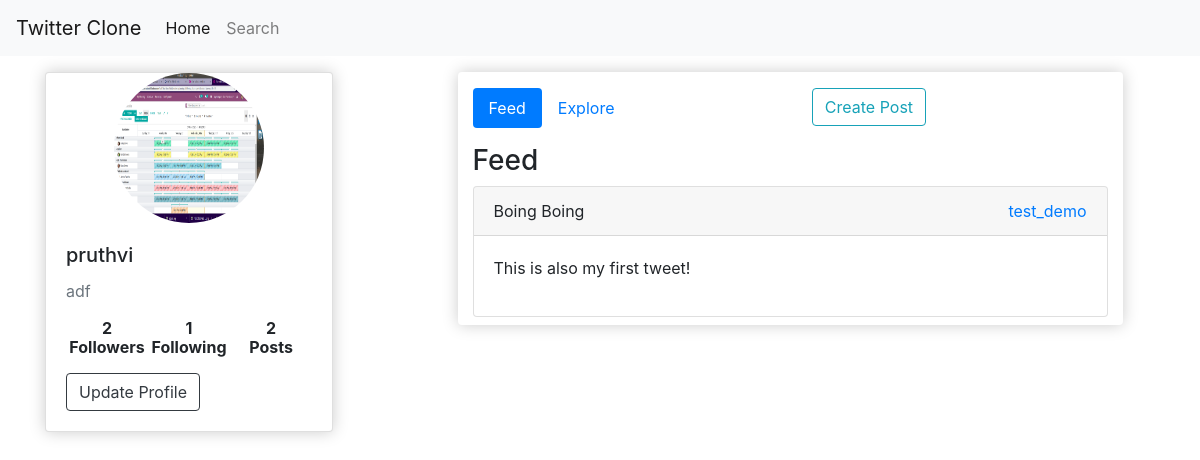
The app's page / (signed in), older data.
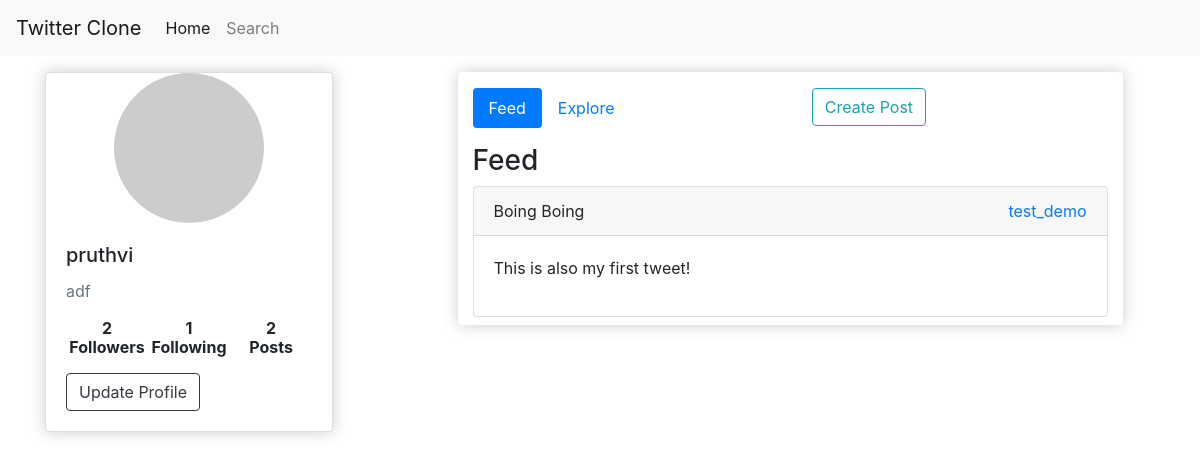
The same page, newer data.
### twitterapp/models.py (models this page shows, shortened)
class Profile(models.Model):
    id = models.UUIDField(primary_key=True,default=uuid.uuid4,editable=False)
    user = models.OneToOneField(User,on_delete=models.CASCADE,null=True)
    bio = models.TextField(max_length=500, blank=True)
    location = models.CharField(max_length=30, blank=True)
    birth_date = models.DateField(null=True, blank=True)
    profile_image = models.ImageField(upload_to='images/',null=True,blank=True)
    followers = models.ManyToManyField(Following,related_name='profiles')
    mode = models.CharField(max_length=50,choices=[('public','Public'),('private','Private')],default='public')
    @property
    def get_followers(self):
        return [line.follower for line in self.followers.all().filter(target=self.user)]
    @property
    def follower_count(self):
        return Following.objects.filter(target=self.user).count()
    @property
    def following_count(self):
        return Following.objects.filter(follower=self.user).count()
    @property
    def post_count(self):
        return self.post_set.all().count()

### twitterapp/views.py (the view)
# urls.py: path('',views.IndexView,name='index'),
@login_required(login_url='login')
def IndexView(request):
    profile = request.user.profile
    profiles = Profile.objects.select_related('user').exclude(id=profile.id)
    feed_posts = Post.objects.select_related('author').filter(
        author__followers__follower=request.user) \
        .order_by('-date_created')
    return render(request,'index.html',
        {'profile':profile,
        'explore_profiles':profiles,
        'feed_posts':feed_posts})

### twitterapp/templates/index.html (shortened to what this page needs)
{% extends 'main.html' %}
{% block content %}
{% load static %}
<div class="row mt-3">
  <div class="col-md-4">
    <div class="card box-element" style="width: 18rem;">
      {% if profile.profile_image%}
      <img src="{{profile.profile_image.url}}" class="avatar" alt="...">
      {% else %}
      <img src="http://www.gravatar.com/avatar/?d=identicon" class="avatar" alt="...">
      {% endif %}
      <div class="card-body">
        <h5 class="card-title">{{request.user.username}}</h5>
        <p class="card-text text-muted">
          {% if profile %}
          {{profile.bio|safe}}
        </p>
        {% endif %}
        <div style="display: flex;">
          <div id="followers" data-profile="{{profile.id}}" style="flex:3">
            <h6 class="text-center"><b>{{profile.follower_count}}<p>Followers</p></b></h6>
          </div>
          <div id="followings" data-profile="{{profile.id}}" style="flex:3">
            <h6 class="text-center"><b>{{profile.following_count}}<p>Following</p></b></h6>
          </div>
          <div id="posts" data-profile="{{profile.id}}" style="flex:3">
            <h6 class="text-center"><b>{{profile.post_count}}<p>Posts</p></b></h6>
          </div>
        </div>
        <div>
          <a href="{% url 'update-profile' %}" class="btn btn-outline-dark">Update Profile</a>
        </div>
      </div>
    </div>
  </div>
  <div id="feed-content" class="col-md-7 mx-auto box-element" style="height:max-content;">
    <ul class="nav nav-pills mt-3 mb-3" id="pills-tab" role="tablist">
      <li class="nav-item" role="presentation">
        <a class="nav-link active" id="pills-feed-tab" data-toggle="pill" href="#pills-feed" role="tab"
          aria-controls="pills-feed" aria-selected="true">Feed</a>
      </li>
      <li class="nav-item" role="presentation">
        <a class="nav-link" id="pills-explore-tab" data-toggle="pill" href="#pills-explore" role="tab"
          aria-controls="pills-explore" aria-selected="false">Explore</a>
      </li>
      <li class="nav-item" style="margin: 0 auto;" role="presentation">
        <a href="{% url 'create-post' %}" class="btn btn-outline-info">Create Post</a>
      </li>
    </ul>
    <div class="tab-content" id="pills-tabContent">
      <div class="tab-pane fade show active" id="pills-feed" role="tabpanel" aria-labelledby="pills-feed-tab">
        <h3>Feed</h3>
        {% include 'post_list.html' with posts=feed_posts %}
      </div>
    </div>
  </div>
</div>
{% endblock%}

Row changes from the older to the newer data that the page shows:
changed Profile "adf": profile_image: picture removed
